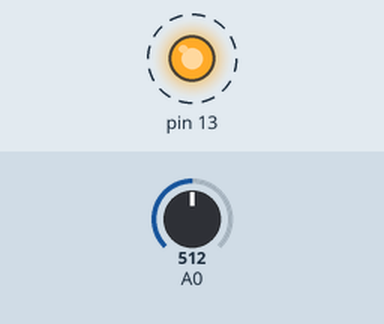
This sketch was run on a simulated Arduino Uno, built with avr-gcc and run on an emulated ATmega328P. Shown: output pins drawn as LEDs (lit = HIGH). Dashed ring = blinking. The test bench sets the inputs (shaded band); at power-on: A0 = 512. What the sketch prints to the serial monitor is not drawn.

Above: at 0.12 s.
Timing chart, 0 to 3.0 s (numbered marks = the images above):
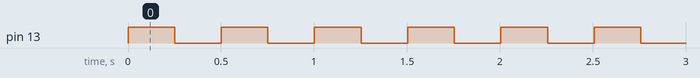

The sketch:

FIOtemp.ino
```cpp
int val=0;

void setup()
{
Serial.begin(9600);
pinMode(13,OUTPUT);
digitalWrite(13,LOW);
}

void loop()
{
digitalWrite(13,HIGH);
delay(250);
int val = analogRead(A0);
float voltage = (val) * 3.3;
voltage /= 1024.0;
Serial.print(voltage); Serial.println(" volts");
float temperatureC = (voltage - 0.5) * 10 ;
Serial.print(temperatureC);
Serial.println(" degrees C");
digitalWrite(13,LOW);
delay(250);
}
```

Measured:
- by itself, pin 13: alternates HIGH for 0.25 s and LOW for 0.25 s
